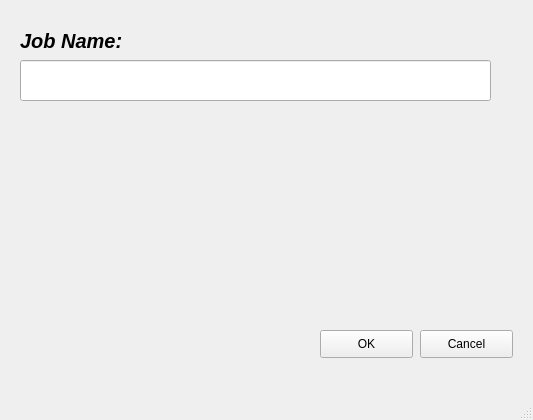
<?xml version="1.0" encoding="UTF-8"?>
<ui version="4.0">
 <class>MainWindow</class>
 <widget class="QMainWindow" name="MainWindow">
  <property name="geometry">
   <rect>
    <x>0</x>
    <y>0</y>
    <width>533</width>
    <height>420</height>
   </rect>
  </property>
  <property name="windowTitle">
   <string>MainWindow</string>
  </property>
  <widget class="QWidget" name="centralwidget">
   <widget class="QLabel" name="label">
    <property name="geometry">
     <rect>
      <x>20</x>
      <y>20</y>
      <width>361</width>
      <height>41</height>
     </rect>
    </property>
    <property name="font">
     <font>
      <pointsize>15</pointsize>
      <weight>75</weight>
      <italic>true</italic>
      <bold>true</bold>
      <strikeout>false</strikeout>
     </font>
    </property>
    <property name="text">
     <string>Job Name:</string>
    </property>
   </widget>
   <widget class="QLineEdit" name="lineEdit">
    <property name="geometry">
     <rect>
      <x>20</x>
      <y>60</y>
      <width>471</width>
      <height>41</height>
     </rect>
    </property>
    <property name="font">
     <font>
      <pointsize>15</pointsize>
     </font>
    </property>
    <property name="text">
     <string/>
    </property>
   </widget>
   <widget class="QPushButton" name="pushButton">
    <property name="geometry">
     <rect>
      <x>320</x>
      <y>330</y>
      <width>93</width>
      <height>28</height>
     </rect>
    </property>
    <property name="text">
     <string>OK</string>
    </property>
   </widget>
   <widget class="QPushButton" name="pushButton_2">
    <property name="geometry">
     <rect>
      <x>420</x>
      <y>330</y>
      <width>93</width>
      <height>28</height>
     </rect>
    </property>
    <property name="text">
     <string>Cancel</string>
    </property>
   </widget>
  </widget>
  <widget class="QMenuBar" name="menubar">
   <property name="geometry">
    <rect>
     <x>0</x>
     <y>0</y>
     <width>533</width>
     <height>26</height>
    </rect>
   </property>
  </widget>
  <widget class="QStatusBar" name="statusbar"/>
 </widget>
 <resources/>
 <connections/>
</ui>
